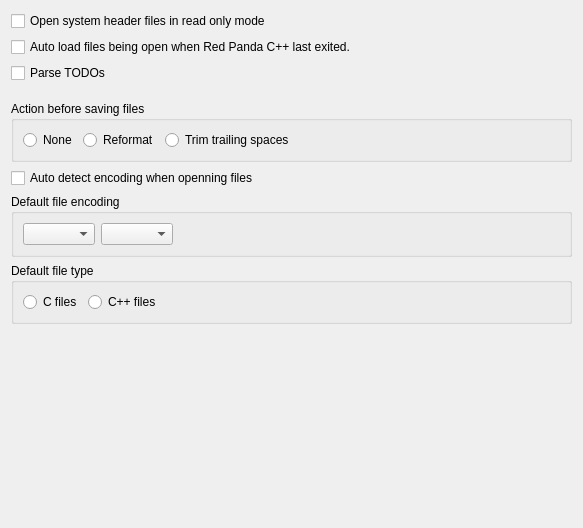
<?xml version="1.0" encoding="UTF-8"?>
<ui version="4.0">
 <class>EditorMiscWidget</class>
 <widget class="QWidget" name="EditorMiscWidget">
  <property name="geometry">
   <rect>
    <x>0</x>
    <y>0</y>
    <width>583</width>
    <height>528</height>
   </rect>
  </property>
  <property name="windowTitle">
   <string>Form</string>
  </property>
  <layout class="QVBoxLayout" name="verticalLayout">
   <item>
    <widget class="QCheckBox" name="chkReadonlySystemHeaders">
     <property name="text">
      <string>Open system header files in read only mode</string>
     </property>
    </widget>
   </item>
   <item>
    <widget class="QCheckBox" name="chkLoadLastFiles">
     <property name="text">
      <string>Auto load files being open when Red Panda C++ last exited.</string>
     </property>
    </widget>
   </item>
   <item>
    <widget class="QCheckBox" name="chkParseTodos">
     <property name="text">
      <string>Parse TODOs</string>
     </property>
    </widget>
   </item>
   <item>
    <widget class="QWidget" name="widget" native="true">
     <layout class="QHBoxLayout" name="horizontalLayout_2">
      <property name="leftMargin">
       <number>0</number>
      </property>
      <property name="topMargin">
       <number>0</number>
      </property>
      <property name="rightMargin">
       <number>0</number>
      </property>
      <property name="bottomMargin">
       <number>0</number>
      </property>
     </layout>
    </widget>
   </item>
   <item>
    <widget class="QWidget" name="widget_2" native="true">
     <layout class="QHBoxLayout" name="horizontalLayout_3">
      <property name="leftMargin">
       <number>0</number>
      </property>
      <property name="topMargin">
       <number>0</number>
      </property>
      <property name="rightMargin">
       <number>0</number>
      </property>
      <property name="bottomMargin">
       <number>0</number>
      </property>
     </layout>
    </widget>
   </item>
   <item>
    <widget class="QGroupBox" name="groupBox_3">
     <property name="title">
      <string>Action before saving files</string>
     </property>
     <layout class="QGridLayout" name="gridLayout_2">
      <item row="0" column="1">
       <widget class="QRadioButton" name="rbAutoReformat">
        <property name="text">
         <string>Reformat</string>
        </property>
       </widget>
      </item>
      <item row="0" column="2">
       <widget class="QRadioButton" name="rbRemoveTrailingSpaces">
        <property name="text">
         <string>Trim trailing spaces</string>
        </property>
       </widget>
      </item>
      <item row="0" column="0">
       <widget class="QRadioButton" name="rbNone">
        <property name="text">
         <string>None</string>
        </property>
       </widget>
      </item>
      <item row="0" column="3">
       <spacer name="horizontalSpacer_2">
        <property name="orientation">
         <enum>Qt::Horizontal</enum>
        </property>
        <property name="sizeHint" stdset="0">
         <size>
          <width>40</width>
          <height>20</height>
         </size>
        </property>
       </spacer>
      </item>
     </layout>
    </widget>
   </item>
   <item>
    <widget class="QCheckBox" name="chkAutoDetectFileEncoding">
     <property name="text">
      <string>Auto detect encoding when openning files</string>
     </property>
    </widget>
   </item>
   <item>
    <widget class="QGroupBox" name="groupBox_2">
     <property name="title">
      <string>Default file encoding</string>
     </property>
     <layout class="QHBoxLayout" name="horizontalLayout">
      <item>
       <widget class="QComboBox" name="cbEncoding"/>
      </item>
      <item>
       <widget class="QComboBox" name="cbEncodingDetail"/>
      </item>
      <item>
       <spacer name="horizontalSpacer">
        <property name="orientation">
         <enum>Qt::Horizontal</enum>
        </property>
        <property name="sizeHint" stdset="0">
         <size>
          <width>40</width>
          <height>20</height>
         </size>
        </property>
       </spacer>
      </item>
     </layout>
    </widget>
   </item>
   <item>
    <widget class="QGroupBox" name="groupBox">
     <property name="title">
      <string>Default file type</string>
     </property>
     <layout class="QHBoxLayout" name="horizontalLayout_4">
      <item>
       <widget class="QRadioButton" name="rbCFile">
        <property name="text">
         <string>C files</string>
        </property>
       </widget>
      </item>
      <item>
       <widget class="QRadioButton" name="rbCppFile">
        <property name="text">
         <string>C++ files</string>
        </property>
       </widget>
      </item>
      <item>
       <spacer name="horizontalSpacer_3">
        <property name="orientation">
         <enum>Qt::Horizontal</enum>
        </property>
        <property name="sizeHint" stdset="0">
         <size>
          <width>40</width>
          <height>20</height>
         </size>
        </property>
       </spacer>
      </item>
     </layout>
    </widget>
   </item>
   <item>
    <spacer name="verticalSpacer">
     <property name="orientation">
      <enum>Qt::Vertical</enum>
     </property>
     <property name="sizeHint" stdset="0">
      <size>
       <width>20</width>
       <height>117</height>
      </size>
     </property>
    </spacer>
   </item>
  </layout>
 </widget>
 <tabstops>
  <tabstop>chkReadonlySystemHeaders</tabstop>
  <tabstop>chkLoadLastFiles</tabstop>
  <tabstop>chkParseTodos</tabstop>
  <tabstop>rbNone</tabstop>
  <tabstop>rbAutoReformat</tabstop>
  <tabstop>rbRemoveTrailingSpaces</tabstop>
  <tabstop>chkAutoDetectFileEncoding</tabstop>
  <tabstop>cbEncoding</tabstop>
  <tabstop>cbEncodingDetail</tabstop>
  <tabstop>rbCFile</tabstop>
  <tabstop>rbCppFile</tabstop>
 </tabstops>
 <resources/>
 <connections/>
</ui>
